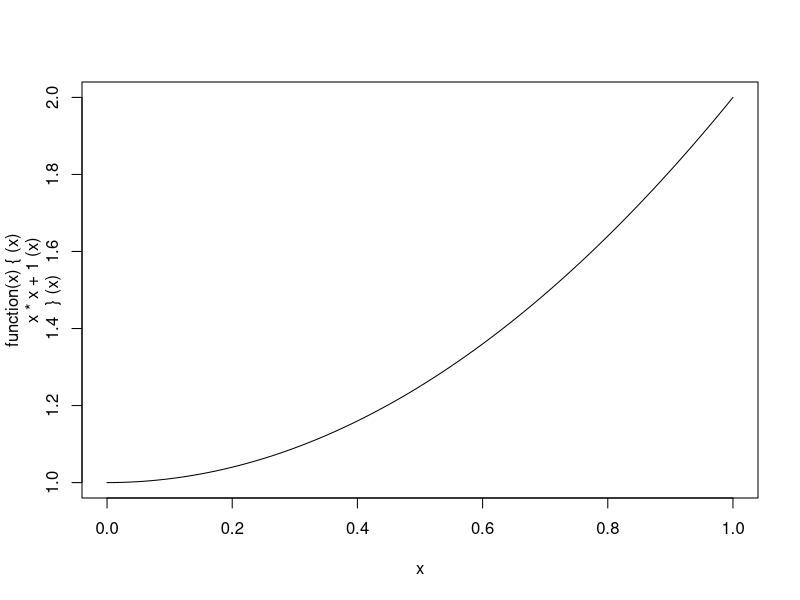

The R script that drew this image:
plot <- function(x, y, ...) {
  if (is.function(x) && is.null(attr(x, "class"))) {
    if (missing(y)) {
      y <- NULL
    }

    # check for ylab argument
    hasylab <- function(...) {
      !all(is.na(
        pmatch(
          names(list(...)),
          "ylab"
        )
      ))
    }

    if (hasylab(...)) {
      plot.function(x, y, ...)
    } else {
      plot.function(
        x, y,
        ylab = paste(
          deparse(substitute(x)),
          "(x)"
        ),
        ...
      )
    }
  } else {
    UseMethod("plot")
  }
}
plot(function(x) {
  x * x + 1
})
